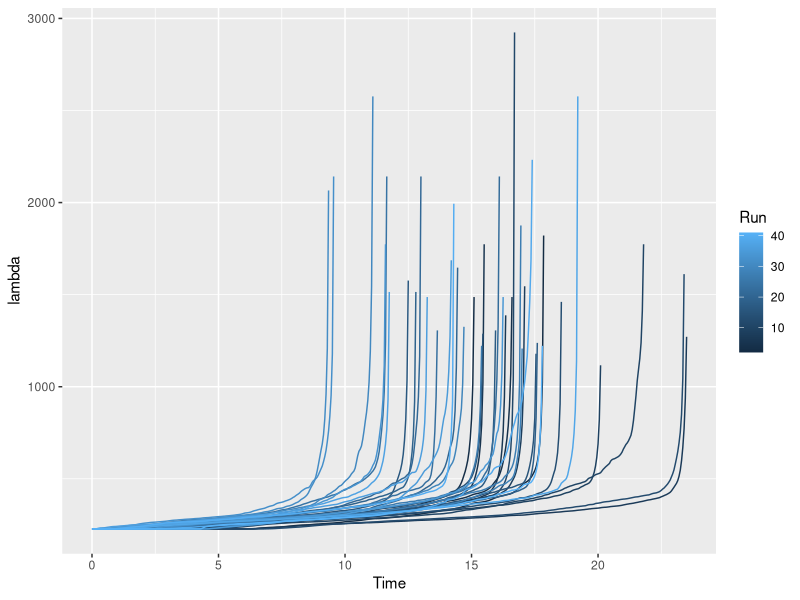
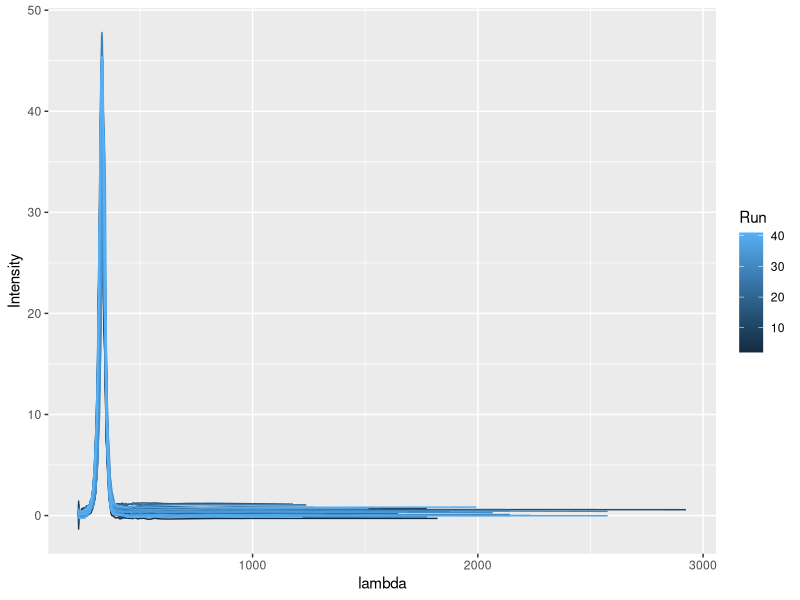
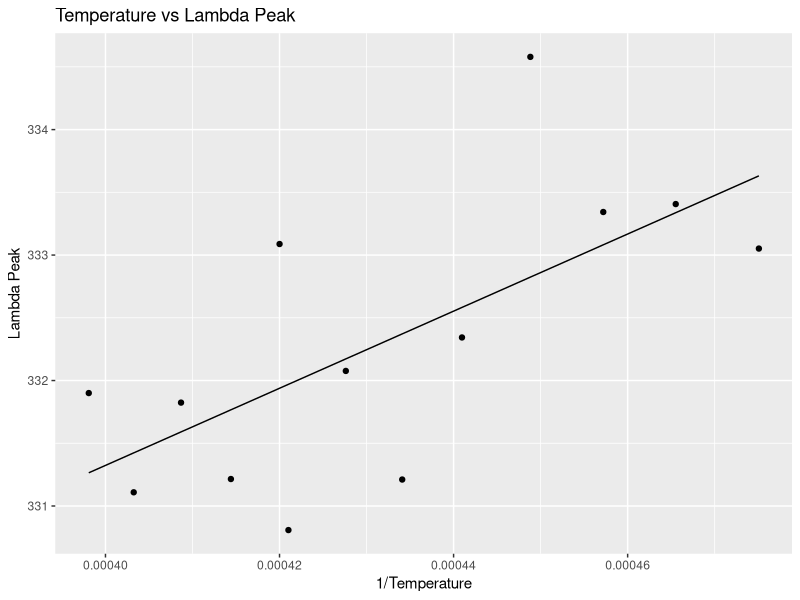
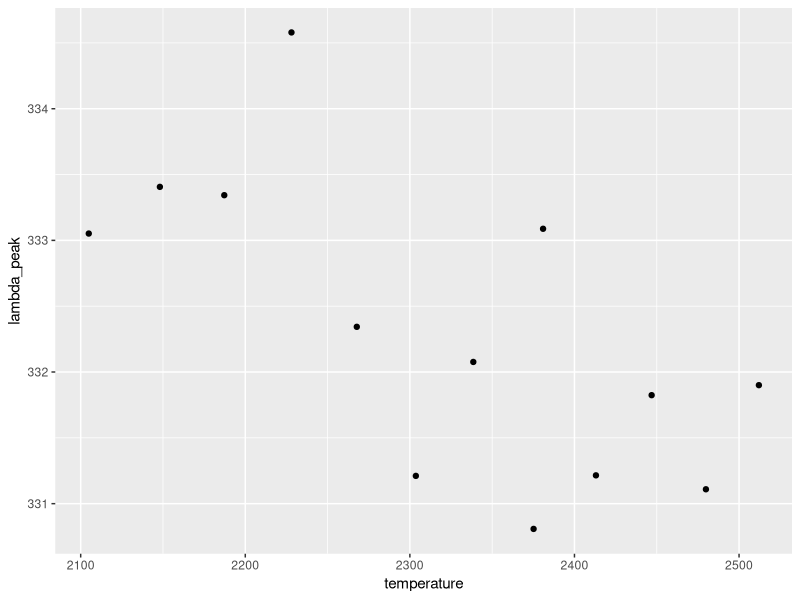
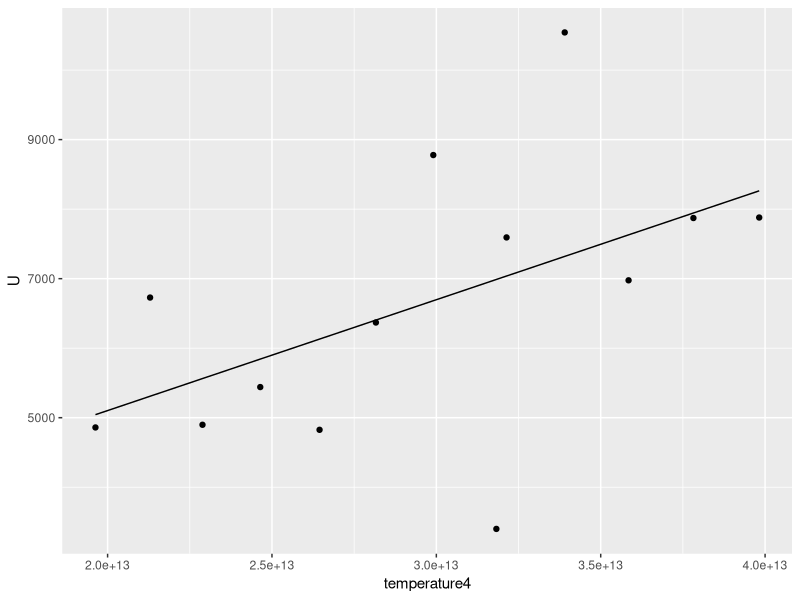
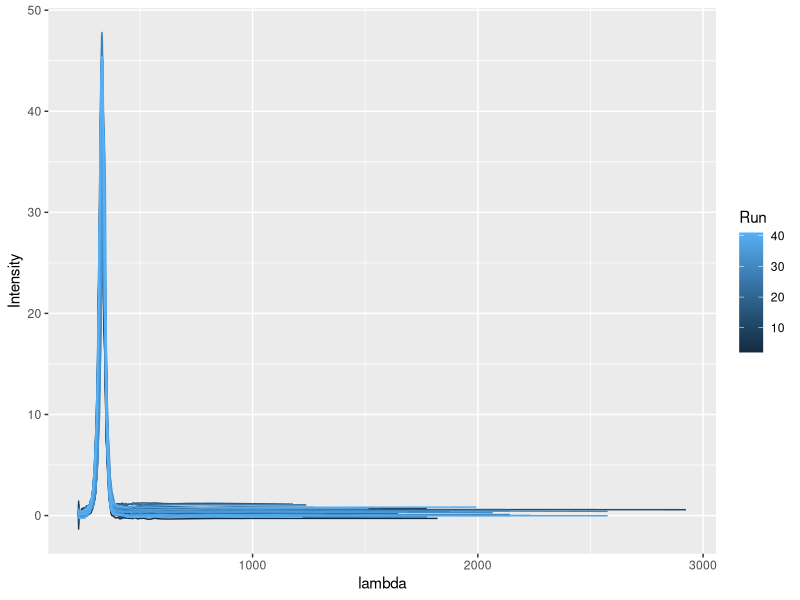
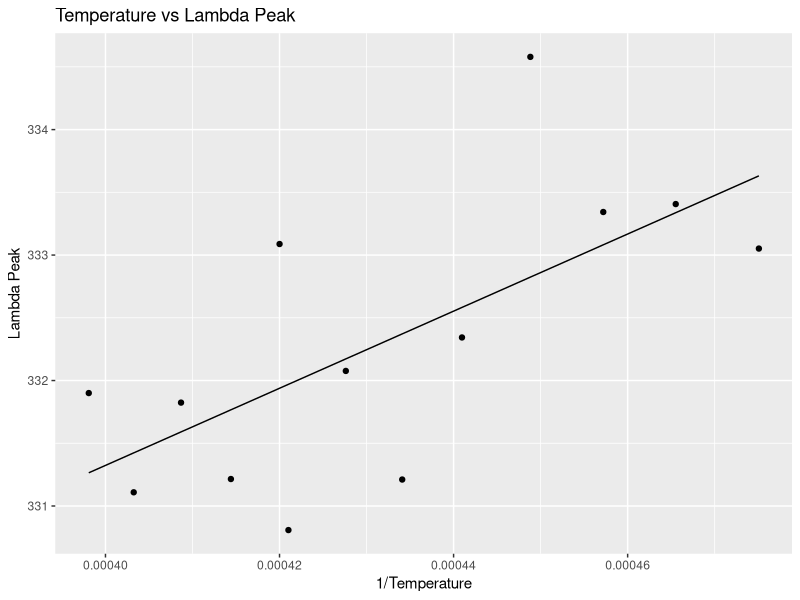
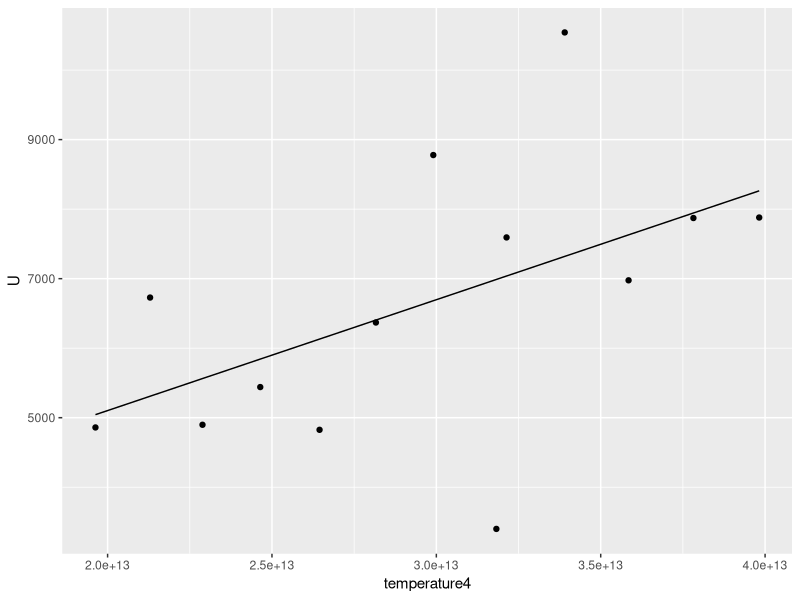

These charts were generated, in order, by the following R code:
require(ggplot2)
require(tidyverse)
data <- read.csv("LabK_17.csv") %>% select(contains(c("Current", "Intensity", "Angle", "Time"))) 
PI = 3.141579
A = 1.684 
B = 15.2e3
T0 = 293
RT0 = 0.93
alpha0 = 5.4e-3

# Tidy dataset
full_data <- data %>% 
            pivot_longer(cols=everything()) %>% 
            mutate(Run = as.integer(str_extract(name, "(\\d+$)"))) %>%
            mutate(name = str_extract(name, "^(.*?)(?=Run\\.\\.\\d+$)")) %>%
            pivot_wider(id_expand = T, names_from = name, values_from = value, values_fn = list) %>%
            unnest(!contains("Run")) %>%
            drop_na() %>%
            rename("Current" = Output.Current.Ch.H..A..,
                   "Angle"= Angle..rad..,
                   "Intensity" = Relative.Intensity.....,
                   "Time" = Time..s..)


# Examining other data I found range 2-2.25 for our spectrumlight we find around 1.5-1.68 thus we 
deg_per_rev = 7.152770364
start_deg = 67

processed <- full_data %>%
  filter(Angle <= 25) %>%
  group_by(Run) %>%
  # Calculate Theta
  mutate(Rot_deg = start_deg-(Angle/(2*PI))*deg_per_rev) %>%
  mutate(Theta = Rot_deg*(PI/180)) %>%

  # Calculate refraction 
  mutate(refraction = sqrt(((2 / sqrt(3)) * sin(Theta) + 0.5)^2 + 0.75)) %>%
  # Filter out asymptotic refraction values
  # filter(refraction < 1.684) %>%
  
  # Calculate Lambda
  mutate(lambda = sqrt((B/(refraction - A)))) 

# Tune A
while (any(is.na(processed$lambda))) {
  A = A - 0.01
  processed$lambda = sqrt((B / (processed$refraction - A)))
}

write.csv(processed, file="processeddata.csv")

ggplot(processed, aes(x=Time, y=lambda, col=Run, group=Run)) + geom_line()


# Plot curves
ggplot(processed, aes(x=lambda, y=Intensity, col=Run, group=Run)) + geom_line()
ggsave("curves.png")

# Get Resistance data
voltage_data <- read.csv("voltagedata.csv") %>%
                rename("LampVoltage" = Vlamp..V.,
                       "SetVoltage" = Vset..V.)
current_data <- processed %>%
                group_by(Run) %>%
                filter(Current > 0.67) %>%
                summarise(Current = max(Current))
resistance_data <- voltage_data %>%
                   left_join(current_data, by = "Run") %>%
                   mutate(resistance = LampVoltage/Current)
relevant_data <- processed %>% select(c("Run", "lambda", "Intensity"))

lambda_T <- relevant_data %>%
        # Filters peak intensity
            group_by(Run) %>%
            filter(Intensity == max(Intensity)) %>%
        # Calculate Temperature
            left_join(resistance_data, by = "Run") %>%
            select(!c("Current", "LampVoltage")) %>%
            
            mutate(temperature = T0 + (((resistance/RT0)-1)/alpha0)) %>%
            group_by(temperature) %>%
        # Get Mean and SD
            summarise(lambda_peak = mean(lambda), lambda_peak_error = sd(lambda)) %>%
            drop_na() %>%
        # Get 1/T
            mutate(Tinv = 1/temperature)


write.csv(lambda_T, file="peaklambda_temp.csv")


## Calculate k
lTinv_model = lm(lambda_peak ~ Tinv, data=lambda_T)
summary(lTinv_model)

slope = as.numeric(lTinv_model$coefficients[2])

constant0 = (1/4.965114)
h = 6.6e-34
c = 2.98e8

k_b = (constant0*h*c)/slope

ggplot(lambda_T, aes(x = Tinv, y = lambda_peak)) + 
  geom_point() + 
  geom_line(aes(x=Tinv, y=lTinv_model$fitted.values)) +
  labs(x = "1/Temperature", y = "Lambda Peak", title = "Temperature vs Lambda Peak")
ggsave("lambdatemp.png")

ggplot(lambda_T, aes(x=temperature, y=lambda_peak)) + geom_point()

## Total Intensity

auc <- function(x, y) {
  sum_val = 0
  for (i in 1:(length(x) - 1)) {
    sum_val = sum_val + (y[i] + 0.5 * abs(y[i] - y[i+1])) * abs(x[i+1] - x[i])
  }
  return(sum_val)
}

total_intensity_temp <- relevant_data %>%
        group_by(Run) %>%
        # Calculate Temperature
        left_join(resistance_data, by = "Run") %>%
        select(!c("Current", "LampVoltage")) %>%

        mutate(temperature = T0 + (((resistance/RT0)-1)/alpha0)) %>%
        # Final summary
  # Filter outliers
        group_by(temperature) %>%
        summarise(U = auc(lambda, Intensity)) %>%
        filter(U > 3000) %>%
        mutate(temperature4 = temperature^4)
write.csv(total_intensity_temp, "Utemp.csv")

# Model relation
UT_model = lm(U~temperature4, data=total_intensity_temp)
summary(UT_model)
sigma_approx = as.numeric(UT_model$coefficients[2])

sigma = 5.670374419e-8

dev = abs(sigma_approx - sigma)

ggplot(total_intensity_temp, aes(x=temperature4, y=U)) + geom_point() + geom_line(aes(y=UT_model$fitted.values))
ggsave("UT4.png")

## Reverse engineering/Terrible scientific practice
k_b_true = 1.380649e-23
m2nm_conv = 1e9

reverse_engineered_angles <- lambda_T %>%
  mutate(expected_lambda_peak = (constant0*(h*c)/k_b_true)*Tinv*m2nm_conv) %>%
  mutate(expected_theta = asin((sqrt(3)*sqrt(A+(B/expected_lambda_peak^2)^2-0.75)-0.5)/2)) %>%
  mutate(expected_angle = ((67 - (expected_theta / (PI/180)))/deg_per_rev)*(2*PI)) %>%
  mutate(measured_theta = asin((sqrt(3)*sqrt(A+(B/lambda_peak^2)^2-0.75)-0.5)/2)) %>%
  mutate(measured_angle = ((67 - (measured_theta / (PI/180)))/deg_per_rev)*(2*PI)) %>%
  mutate(correction = expected_angle/measured_angle)
  

temp <- processed %>%
  # Filters peak intensity
  group_by(Run) %>%
  filter(Intensity == max(Intensity)) %>%
  left_join(resistance_data, by="Run")


